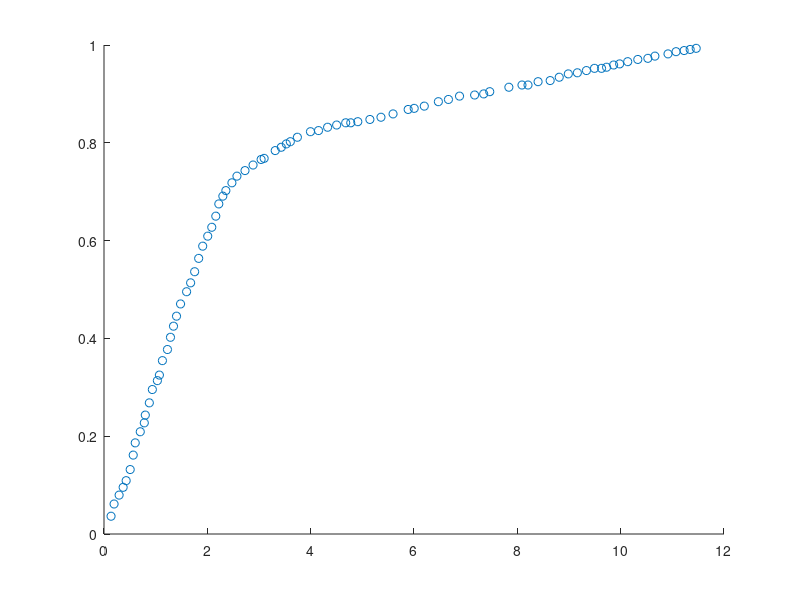

MATLAB code to generate this figure:
normcoverage = [
    2.00401e-2, 9.44669e-3
6.01202e-2, 2.15924e-2
8.01603e-2, 2.56410e-2
8.01603e-2, 2.96896e-2
8.01603e-2, 3.50877e-2
1.00200e-1, 4.31849e-2
1.20240e-1, 4.85830e-2
1.40281e-1, 5.12821e-2
1.40281e-1, 5.26316e-2
1.60321e-1, 6.07287e-2
1.60321e-1, 7.55735e-2
1.60321e-1, 7.55735e-2
1.60321e-1, 7.69231e-2
2.20441e-1, 8.09717e-2
2.20441e-1, 9.04184e-2
2.20441e-1, 9.17679e-2
2.20441e-1, 9.17679e-2
2.40481e-1, 9.58165e-2
2.80561e-1, 1.07962e-1
2.80561e-1, 1.10661e-1
2.80561e-1, 1.12011e-1
3.00601e-1, 1.24157e-1
3.00601e-1, 1.26856e-1
3.20641e-1, 1.29555e-1
3.20641e-1, 1.30904e-1
3.20641e-1, 1.32254e-1
3.40681e-1, 1.48448e-1
3.40681e-1, 1.51147e-1
3.40681e-1, 1.53846e-1
3.80762e-1, 1.59244e-1
4.00802e-1, 1.60594e-1
4.00802e-1, 1.64642e-1
4.20842e-1, 1.67341e-1
4.40882e-1, 1.82186e-1
4.40882e-1, 1.83536e-1
4.40882e-1, 1.84885e-1
4.80962e-1, 1.95682e-1
4.80962e-1, 2.05128e-1
5.21042e-1, 2.18623e-1
5.21042e-1, 2.29420e-1
5.21042e-1, 2.37517e-1
5.61122e-1, 2.61808e-1
5.81162e-1, 2.68556e-1
6.21242e-1, 2.87449e-1
6.61323e-1, 3.06343e-1
7.21443e-1, 3.21188e-1
7.41483e-1, 3.34683e-1
8.01603e-1, 3.54926e-1
8.21643e-1, 3.67072e-1
8.81764e-1, 3.81916e-1
9.01804e-1, 3.91363e-1
9.41884e-1, 3.99460e-1
9.41884e-1, 3.99460e-1
9.61924e-1, 4.07557e-1
9.61924e-1, 4.18354e-1
9.81964e-1, 4.30499e-1
1.02204e+0, 4.38596e-1
1.04208e+0, 4.41296e-1
1.06212e+0, 4.52092e-1
1.10220e+0, 4.61538e-1
1.12224e+0, 4.76383e-1
1.14228e+0, 4.85830e-1
1.18236e+0, 4.96626e-1
1.20240e+0, 5.10121e-1
1.20240e+0, 5.20918e-1
1.24248e+0, 5.30364e-1
1.30261e+0, 5.43860e-1
1.30261e+0, 5.49258e-1
1.30261e+0, 5.54656e-1
1.32265e+0, 5.64103e-1
1.34269e+0, 5.70850e-1
1.38277e+0, 5.80297e-1
1.40281e+0, 5.91093e-1
1.40281e+0, 5.97841e-1
1.42285e+0, 6.07287e-1
1.46293e+0, 6.22132e-1
1.48297e+0, 6.38327e-1
1.52305e+0, 6.54521e-1
1.56313e+0, 6.68016e-1
1.56313e+0, 6.74764e-1
1.60321e+0, 6.82861e-1
1.68337e+0, 6.97706e-1
1.72345e+0, 7.04453e-1
1.76353e+0, 7.08502e-1
1.80361e+0, 7.19298e-1
1.86373e+0, 7.30094e-1
1.90381e+0, 7.42240e-1
1.94389e+0, 7.48988e-1
1.98397e+0, 7.58435e-1
2.02405e+0, 7.65182e-1
2.10421e+0, 7.75978e-1
2.12425e+0, 7.77328e-1
2.20441e+0, 7.86775e-1
2.38477e+0, 8.02969e-1
2.44489e+0, 8.05668e-1
2.40481e+0, 8.00270e-1
2.30461e+0, 7.96221e-1
2.30461e+0, 7.96221e-1
2.56513e+0, 8.08367e-1
2.70541e+0, 8.13765e-1
2.92585e+0, 8.19163e-1
3.16633e+0, 8.25911e-1
3.26653e+0, 8.27260e-1
3.38677e+0, 8.29960e-1
3.52705e+0, 8.31309e-1
3.56713e+0, 8.32659e-1
3.74749e+0, 8.38057e-1
4.02806e+0, 8.43455e-1
3.76754e+0, 8.39406e-1
3.66733e+0, 8.38057e-1
4.12826e+0, 8.40756e-1
4.28858e+0, 8.42105e-1
3.90782e+0, 8.40756e-1
3.86774e+0, 8.39406e-1
4.34870e+0, 8.42105e-1
4.58918e+0, 8.43455e-1
4.72946e+0, 8.44804e-1
4.84970e+0, 8.44804e-1
4.94990e+0, 8.47503e-1
5.21042e+0, 8.48853e-1
5.35070e+0, 8.50202e-1
5.53106e+0, 8.54251e-1
5.73146e+0, 8.54251e-1
5.79158e+0, 8.54251e-1
5.91182e+0, 8.55601e-1
5.99198e+0, 8.55601e-1
6.09218e+0, 8.58300e-1
6.17234e+0, 8.58300e-1
6.25251e+0, 8.58300e-1
6.31263e+0, 8.59649e-1
6.35271e+0, 8.60999e-1
6.51303e+0, 8.66397e-1
6.51303e+0, 8.65047e-1
6.63327e+0, 8.60999e-1
6.75351e+0, 8.63698e-1
6.95391e+0, 8.67746e-1
7.17435e+0, 8.70445e-1
7.27455e+0, 8.70445e-1
7.35471e+0, 8.71795e-1
7.53507e+0, 8.73144e-1
7.61523e+0, 8.73144e-1
7.89579e+0, 8.77193e-1
8.09619e+0, 8.78543e-1
8.31663e+0, 8.81242e-1
8.45691e+0, 8.82591e-1
8.61723e+0, 8.83941e-1
8.73747e+0, 8.83941e-1
8.81764e+0, 8.86640e-1
9.01804e+0, 8.87989e-1
9.21844e+0, 8.90688e-1
9.27856e+0, 8.90688e-1
9.37876e+0, 8.92038e-1
9.47896e+0, 8.93387e-1
9.75952e+0, 8.94737e-1
9.75952e+0, 8.94737e-1
9.79960e+0, 8.96086e-1
9.97996e+0, 8.97436e-1
1.00601e+1, 8.98785e-1
1.01202e+1, 8.98785e-1
1.01403e+1, 8.98785e-1
1.03407e+1, 9.00135e-1
1.05411e+1, 9.02834e-1
1.07014e+1, 9.04184e-1
1.08016e+1, 9.04184e-1
1.09619e+1, 9.05533e-1
1.12024e+1, 9.08232e-1
1.13226e+1, 9.08232e-1
1.14028e+1, 9.06883e-1
1.15030e+1, 9.08232e-1
1.15230e+1, 9.08232e-1
2.00401e-2, 1.07962e-2

];


%%

%4-3 TDS yield, 300K

TDS_raw = [

0.1364522417153996, 0.036363636363636154
0.1949317738791423, 0.06136363636363629
0.29239766081871343, 0.07954545454545436
0.37037037037037046, 0.09545454545454524
0.42884990253411304, 0.1090909090909089
0.50682261208577, 0.1318181818181816
0.5653021442495126, 0.16136363636363638
0.6042884990253411, 0.1863636363636363
0.7017543859649124, 0.20909090909090877
0.779727095516569, 0.2272727272727273
0.7992202729044834, 0.24318181818181817
0.8771929824561403, 0.26818181818181785
0.9356725146198831, 0.2954545454545454
1.0331384015594542, 0.3136363636363635
1.072124756335283, 0.32499999999999996
1.1306042884990255, 0.3545454545454543
1.2280701754385963, 0.3772727272727272
1.2865497076023393, 0.4022727272727271
1.345029239766082, 0.42500000000000004
1.4035087719298245, 0.4454545454545453
1.4814814814814814, 0.47045454545454524
1.598440545808967, 0.49545454545454537
1.6764132553606235, 0.5136363636363634
1.7543859649122804, 0.5363636363636362
1.8323586744639373, 0.5636363636363635
1.9103313840155947, 0.5886363636363634
2.0077972709551655, 0.6090909090909089
2.0857699805068224, 0.6272727272727272
2.1637426900584793, 0.6499999999999997
2.2222222222222223, 0.6749999999999998
2.3001949317738792, 0.6909090909090909
2.3586744639376214, 0.7022727272727272
2.4756335282651074, 0.718181818181818
2.5730994152046778, 0.7318181818181817
2.729044834307992, 0.7431818181818179
2.884990253411306, 0.7545454545454544
3.0409356725146193, 0.7659090909090907
3.0994152046783623, 0.7681818181818181
3.3138401559454187, 0.784090909090909
3.430799220272904, 0.7909090909090908
3.5282651072124755, 0.7977272727272726
3.606237816764132, 0.8022727272727272
3.7426900584795315, 0.8113636363636363
3.9961013645224166, 0.8227272727272728
4.152046783625732, 0.8249999999999997
4.3274853801169595, 0.8318181818181818
4.502923976608187, 0.8363636363636362
4.678362573099415, 0.8409090909090908
4.775828460038987, 0.8409090909090908
4.912280701754386, 0.843181818181818
5.146198830409356, 0.8477272727272727
5.360623781676414, 0.8522727272727273
5.594541910331384, 0.8590909090909089
5.886939571150098, 0.8681818181818179
6.003898635477583, 0.8704545454545454
6.1988304093567255, 0.8749999999999998
6.4717348927875245, 0.8840909090909089
6.666666666666667, 0.8886363636363636
6.881091617933723, 0.8954545454545453
7.173489278752437, 0.8977272727272726
7.348927875243665, 0.8999999999999999
7.46588693957115, 0.9045454545454543
7.83625730994152, 0.9136363636363635
8.089668615984404, 0.9181818181818181
8.20662768031189, 0.9181818181818181
8.401559454191032, 0.9249999999999998
8.635477582846004, 0.9272727272727271
8.810916179337232, 0.9340909090909089
8.98635477582846, 0.9409090909090908
9.161793372319687, 0.9431818181818181
9.337231968810915, 0.9477272727272726
9.49317738791423, 0.9522727272727272
9.629629629629628, 0.9522727272727272
9.7270955165692, 0.9545454545454544
9.863547758284598, 0.959090909090909
9.980506822612085, 0.9613636363636363
10.136452241715398, 0.9659090909090907
10.33138401559454, 0.9704545454545453
10.526315789473683, 0.9727272727272727
10.662768031189083, 0.9772727272727272
10.916179337231968, 0.9818181818181817
11.072124756335283, 0.9863636363636362
11.228070175438596, 0.9886363636363635
11.345029239766081, 0.9909090909090909
11.461988304093566, 0.9931818181818182


];

scatter(TDS_raw(:,1), TDS_raw(:,2));